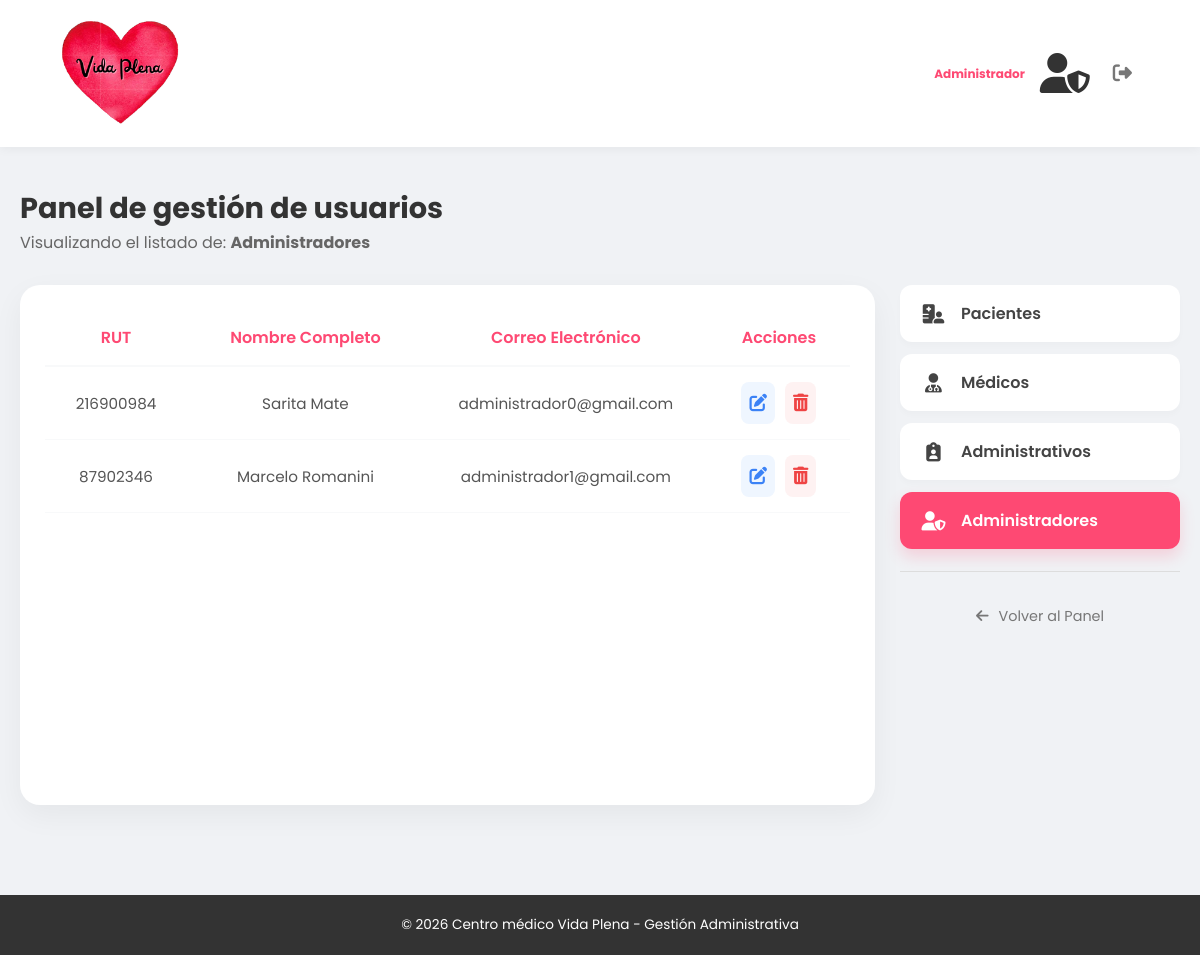
/gestion-usuarios/?tipo=administradores (signed in), run on the app's committed database.
### core/models.py (models this page shows, shortened)
class Administrador(models.Model):
    genero = models.ForeignKey(Genero, on_delete=models.CASCADE, null=True, blank=True)
    rol = models.ForeignKey(Rol, on_delete=models.CASCADE, null=True, blank=True)
    correo_administrador = models.EmailField(unique=True)
    password_administrador = models.CharField(max_length=128)
    rut_administrador = models.CharField(max_length=9, unique=True)
    nombre_administrador = models.CharField(max_length=50)
    apellido_administrador = models.CharField(max_length=50)
    telefono_administrador = models.CharField(max_length=15)
    class Meta:
        verbose_name = "Administrador"
        verbose_name_plural = "Administradores"

### core/views.py (the view)
# urls.py: path('gestion-usuarios/', ver_usuarios, name='ver_usuarios'),
def ver_usuarios(request):
    if not request.session.get('usuario_id') or request.session.get('rol_id') != 4:
        request.session.flush()
        return redirect('login')
    tipo = request.GET.get('tipo', 'pacientes')
    usuarios = []
    if tipo == 'pacientes':
        usuarios = Paciente.objects.all()
    elif tipo == 'medicos':
        usuarios = Medico.objects.select_related('especialidad').all()
    elif tipo == 'administrativos':
        usuarios = Administrativo.objects.all()
    elif tipo == 'administradores':
        usuarios = Administrador.objects.all()
    datos = {
        'usuarios': usuarios,
        'tipo': tipo,
    }
    return render(request, 'usuarios.html', datos)

### core/templates/usuarios.html (shortened to what this page needs)
{% load static %}
<!DOCTYPE html>
<html lang="es">
<head>
    <link rel="stylesheet" href="{% static 'panel-global.css' %}">
    <link rel="stylesheet" href="{% static 'usuarios.css' %}">
    <link rel="stylesheet" href="https://cdnjs.cloudflare.com/ajax/libs/font-awesome/6.4.0/css/all.min.css">
</head>
<body class="cuerpo-panel">
    <header class="nav-contenedor">
        <div class="logo">
            <img src="{% static 'icons/logo.png' %}" alt="logo">
        </div>
        <div class="usuario-contenedor">
            <div class="info-usuario">
                <p>Administrador</p>
            </div>
            <div class="avatar-usuario">
                <i class="fa-solid fa-user-shield"></i>
            </div>
            <a href="{% url 'logout' %}" class="btn-salir" title="Cerrar sesión">
                <i class="fa-solid fa-right-from-bracket"></i>
            </a>
        </div>
    </header>
    <main class="contenedor-panel">
        <section class="bienvenida">
            <h1>Panel de gestión de usuarios</h1>
            <p>Visualizando el listado de: <strong>{{ tipo|capfirst }}</strong></p>
        </section>
        <div class="layout-gestion">
            <div class="seccion-tabla">
                <table class="tabla-usuarios">
                    <thead>
                        <tr>
                            <th>RUT</th>
                            <th>Nombre Completo</th>
                            <th>Correo Electrónico</th>
                            <th>Acciones</th>
                        </tr>
                    </thead>
                    <tbody>
                        {% for u in usuarios %}
                        <tr>
                            <td>
                                {% if tipo == 'pacientes' %}{{ u.rut_paciente }}
                                {% elif tipo == 'medicos' %}{{ u.rut_medico }}
                                {% elif tipo == 'administrativos' %}{{ u.rut_administrativo }}
                                {% else %}{{ u.rut_administrador }}{% endif %}
                            </td>
                            <td>
                                {% if tipo == 'pacientes' %}{{ u.nombre_paciente }} {{ u.apellido_paciente }}
                                {% elif tipo == 'medicos' %}{{ u.nombre_medico }} {{ u.apellido_medico }}
                                {% elif tipo == 'administrativos' %}{{ u.nombre_administrativo }} {{ u.apellido_administrativo }}
                                {% else %}{{ u.nombre_administrador }} {{ u.apellido_administrador }}{% endif %}
                            </td>
                            <td>
                                {% if tipo == 'pacientes' %}{{ u.correo_paciente }}
                                {% elif tipo == 'medicos' %}{{ u.correo_medico }}
                                {% elif tipo == 'administrativos' %}{{ u.correo_administrativo }}
                                {% else %}{{ u.correo_administrador }}{% endif %}
                            </td>
                            <td>
                                <div class="contenedor-acciones">
                                    <button class="btn-accion editar" title="Editar"
                                        onclick="abrirModal(
                                            '{% if tipo == 'pacientes' %}{{ u.rut_paciente }}{% elif tipo == 'medicos' %}{{ u.rut_medico }}{% elif tipo == 'administrativos' %}{{ u.rut_administrativo }}{% else %}{{ u.rut_administrador }}{% endif %}',
                                            '{% if tipo == 'pacientes' %}{{ u.nombre_paciente }}{% elif tipo == 'medicos' %}{{ u.nombre_medico }}{% elif tipo == 'administrativos' %}{{ u.nombre_administrativo }}{% else %}{{ u.nombre_administrador }}{% endif %}',
                                            '{% if tipo == 'pacientes' %}{{ u.apellido_paciente }}{% elif tipo == 'medicos' %}{{ u.apellido_medico }}{% elif tipo == 'administrativos' %}{{ u.apellido_administrativo }}{% else %}{{ u.apellido_administrador }}{% endif %}',
                                            '{% if tipo == 'pacientes' %}{{ u.correo_paciente }}{% elif tipo == 'medicos' %}{{ u.correo_medico }}{% elif tipo == 'administrativos' %}{{ u.correo_administrativo }}{% else %}{{ u.correo_administrador }}{% endif %}'
                                        )">
                                        <i class="fa-solid fa-pen-to-square"></i>
                                    </button>
                                    {% if tipo == 'pacientes' %}
                                        <a href="{% url 'eliminar_usuario' tipo u.rut_paciente %}" class="btn-accion eliminar" onclick="return confirm('¿Eliminar paciente?');"><i class="fa-solid fa-trash-can"></i></a>
                                    {% elif tipo == 'medicos' %}
                                        <a href="{% url 'eliminar_usuario' tipo u.rut_medico %}" class="btn-accion eliminar" onclick="return confirm('¿Eliminar médico?');"><i class="fa-solid fa-trash-can"></i></a>
                                    {% elif tipo == 'administrativos' %}
                                        <a href="{% url 'eliminar_usuario' tipo u.rut_administrativo %}" class="btn-accion eliminar" onclick="return confirm('¿Eliminar administrativo?');"><i class="fa-solid fa-trash-can"></i></a>
                                    {% else %}
                                        <a href="{% url 'eliminar_usuario' tipo u.rut_administrador %}" class="btn-accion eliminar" onclick="return confirm('¿Eliminar administrador?');"><i class="fa-solid fa-trash-can"></i></a>
                                    {% endif %}
                                </div>
                            </td>
                        </tr>
                        {% empty %}
                        <tr>
                            <td colspan="{% if tipo == 'medicos' %}5{% else %}4{% endif %}" class="tabla-vacia">
                                No hay registros para esta categoría.
                            </td>
                        </tr>
                        {% endfor %}
                    </tbody>
                </table>
            </div>
            <aside class="menu-lateral">
                <a href="?tipo=pacientes" class="btn-categoria {% if tipo == 'pacientes' %}activo{% endif %}">
                    <i class="fa-solid fa-hospital-user"></i> Pacientes
                </a>
                <a href="?tipo=medicos" class="btn-categoria {% if tipo == 'medicos' %}activo{% endif %}">
                    <i class="fa-solid fa-user-md"></i> Médicos
                </a>
                <a href="?tipo=administrativos" class="btn-categoria {% if tipo == 'administrativos' %}activo{% endif %}">
                    <i class="fa-solid fa-clipboard-user"></i> Administrativos
                </a>
                <a href="?tipo=administradores" class="btn-categoria {% if tipo == 'administradores' %}activo{% endif %}">
                    <i class="fa-solid fa-user-shield"></i> Administradores
                </a>
                <hr class="separador">
                <a href="{% url 'administrador' %}" class="btn-volver">
                    <i class="fa-solid fa-arrow-left"></i> Volver al Panel
                </a>
            </aside>
        </div>
    </main>
    <footer class="footer-simple">
        <p>&copy; 2026 Centro médico Vida Plena - Gestión Administrativa</p>
    </footer>
</body>
</html>

### core/static/panel-global.css (style rules this page uses)
* { margin: 0; padding: 0; box-sizing: border-box; font-family: 'Poppins', sans-serif; }
.cuerpo-panel { background-color: #f0f2f5; min-height: 100vh; display: flex; flex-direction: column; }
.nav-contenedor { background-color: white; padding: 10px 5%; display: flex; justify-content: space-between; align-items: center; box-shadow: 0 2px 10px rgba(0,0,0,0.05); }
.logo img { width: 120px; }
.usuario-contenedor { display: flex; align-items: center; gap: 15px; }
.info-usuario { text-align: right; }
.info-usuario p { font-size: 0.75rem; color: #fe4973; font-weight: bold; }
.avatar-usuario i { font-size: 2.5rem; color: #333; }
.btn-salir { color: #777; font-size: 1.2rem; text-decoration: none; padding: 8px; transition: color 0.3s; }
.contenedor-panel { max-width: 1200px; margin: 40px auto; padding: 0 20px; flex: 1; }
.bienvenida h1 { color: #333; font-size: 1.8rem; }
.bienvenida p { color: #666; margin-bottom: 30px; }
.footer-simple { font-size: 0.85rem; background: #333; color: white; text-align: center; padding: 20px; margin-top: 50px; }

### core/static/usuarios.css (style rules this page uses)
.layout-gestion { display: flex; gap: 25px; margin-top: 20px; align-items: stretch; }
.seccion-tabla { flex: 1; background: white; padding: 25px; border-radius: 20px; box-shadow: 0 10px 30px rgba(0,0,0,0.05); min-height: 65vh; display: flex; flex-direction: column; }
.tabla-usuarios { width: 100%; border-collapse: collapse; table-layout: fixed; }
.tabla-usuarios th { text-align: center; padding: 15px; color: #fe4973; font-weight: 600; border-bottom: 2px solid #f8f9fa; }
.tabla-usuarios td { padding: 15px; border-bottom: 1px solid #f8f9fa; color: #555; font-size: 0.95rem; word-wrap: break-word; text-align: center; }
.tabla-usuarios th:nth-child(1) { width: 15%; }
.tabla-usuarios th:nth-child(2) { width: 25%; }
.tabla-usuarios th:nth-child(3) { width: 30%; }
.tabla-usuarios th:nth-child(4) { width: 15%; }
.tabla-usuarios th:nth-last-child(1) { width: 15%; }
.contenedor-acciones { display: flex; justify-content: center; gap: 10px; }
.btn-accion { border: none; background: none; padding: 8px; border-radius: 8px; cursor: pointer; transition: all 0.3s ease; font-size: 1.1rem; }
.btn-accion.editar { color: #3b82f6; background-color: #eff6ff; }
.btn-accion.eliminar { color: #ef4444; background-color: #fef2f2; }
.menu-lateral { width: 280px; display: flex; flex-direction: column; gap: 12px; }
.btn-categoria { display: flex; align-items: center; gap: 15px; padding: 15px 20px; background: white; color: #444; text-decoration: none; border-radius: 12px; font-weight: 600; transition: all 0.3s ease; border: 1px solid transparent; box-shadow: 0 4px 6px rgba(0,0,0,0.02); }
.btn-categoria i { font-size: 1.2rem; width: 25px; text-align: center; }
.btn-categoria.activo { background: #fe4973; color: white; box-shadow: 0 8px 15px rgba(254, 73, 115, 0.2); }
.separador { border: 0; border-top: 1px solid #ddd; margin: 10px 0; }
.btn-volver { display: flex; align-items: center; justify-content: center; gap: 10px; padding: 12px; color: #777; text-decoration: none; font-size: 0.9rem; }

### data on the page
Administrador: rut_administrador "216900984", nombre_administrador "Sarita", apellido_administrador "Mate", correo_administrador "administrador0@gmail.com"
Administrador: rut_administrador "87902346", nombre_administrador "Marcelo", apellido_administrador "Romanini", correo_administrador "administrador1@gmail.com"

### other printed values
{{ tipo|capfirst }} "Administradores"
